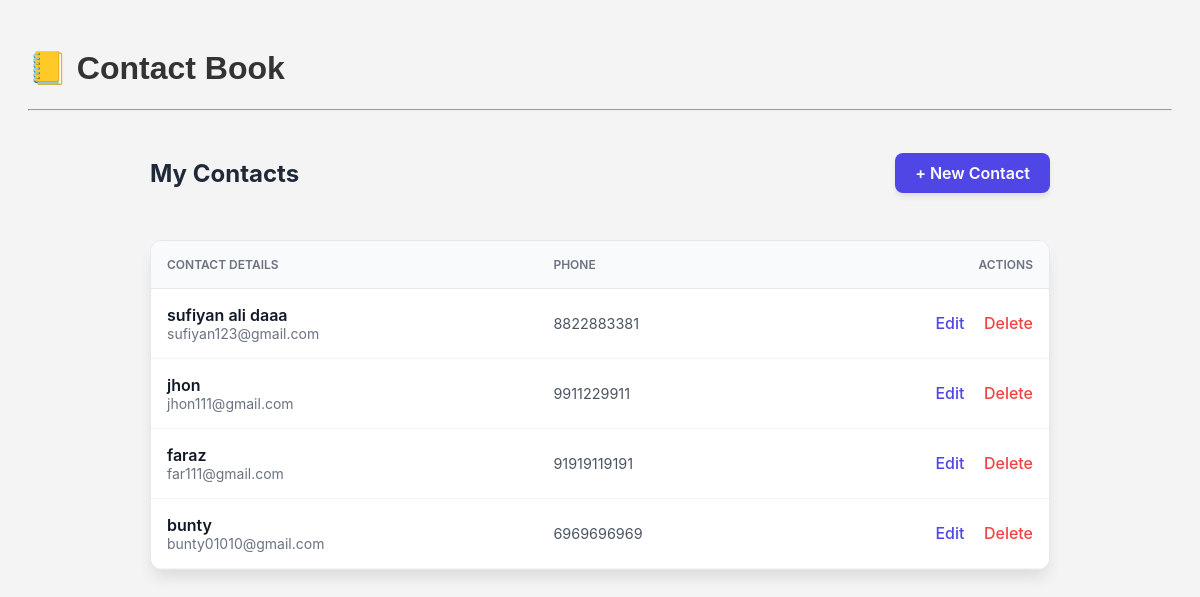
The app's page /, older data.
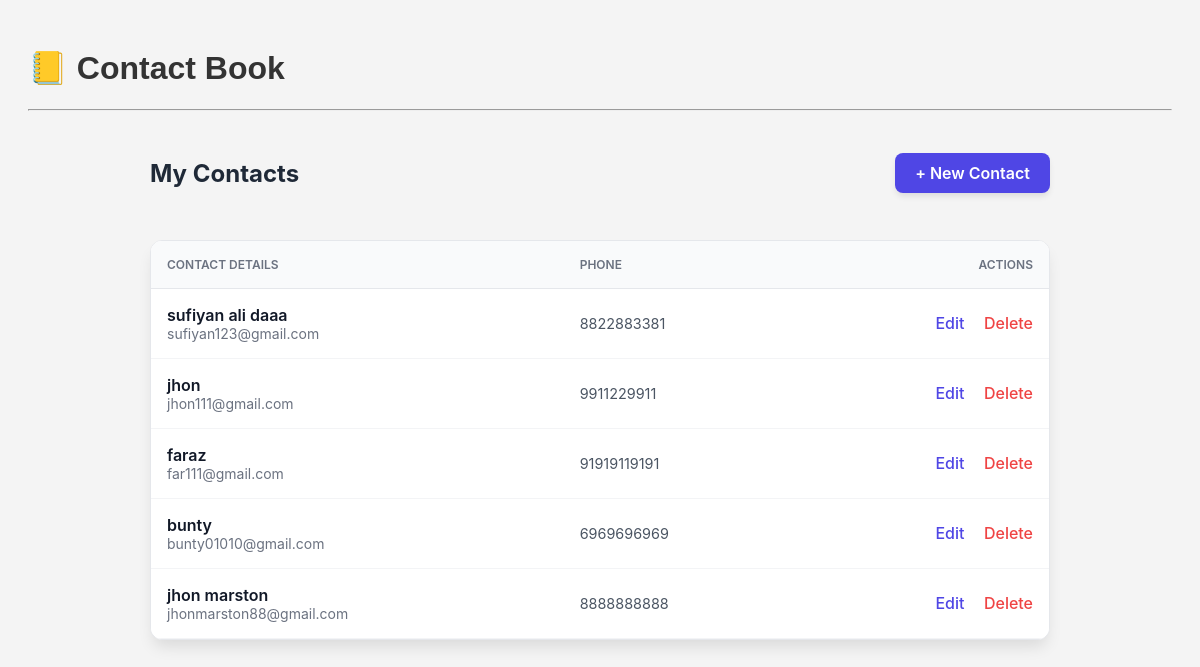
The same page, newer data.
### contacts/models.py (models this page shows, shortened)
class Contact(models.Model):
    name = models.CharField(max_length=100)
    phone = models.CharField(max_length=15)
    email = models.EmailField()

### contacts/views.py (the view)
# urls.py: 2. Add a URL to urlpatterns:  path('', views.home, name='home')
def home(request):
    contacts = Contact.objects.all()
    return render(request, 'contacts/index.html', {'contacts': contacts})

### contacts/templates/contacts/index.html
{% extends 'contacts/base.html' %}
{% block content %}
<div style="font-family: 'Inter', sans-serif; max-width: 900px; margin: auto; padding: 20px;">
    <div style="display: flex; justify-content: space-between; align-items: center; margin-bottom: 2rem;">
        <h2 style="font-size: 1.5rem; font-weight: 700; color: #1f2937;">My Contacts</h2>
        <a href="/add/" style="background-color: #4f46e5; color: white; padding: 10px 20px; border-radius: 8px; text-decoration: none; font-weight: 600; transition: 0.3s; box-shadow: 0 4px 6px -1px rgba(0, 0, 0, 0.1);">
            + New Contact
        </a>
    </div>
    <div style="background: white; border-radius: 12px; box-shadow: 0 10px 15px -3px rgba(0, 0, 0, 0.1); overflow: hidden; border: 1px solid #e5e7eb;">
        <table style="width: 100%; border-collapse: collapse; text-align: left;">
            <thead style="background-color: #f9fafb; border-bottom: 1px solid #e5e7eb;">
                <tr>
                    <th style="padding: 16px; color: #6b7280; font-weight: 600; text-transform: uppercase; font-size: 0.75rem;">Contact Details</th>
                    <th style="padding: 16px; color: #6b7280; font-weight: 600; text-transform: uppercase; font-size: 0.75rem;">Phone</th>
                    <th style="padding: 16px; color: #6b7280; font-weight: 600; text-transform: uppercase; font-size: 0.75rem; text-align: right;">Actions</th>
                </tr>
            </thead>
            <tbody>
                {% for contact in contacts %}
                <tr style="border-bottom: 1px solid #f3f4f6; transition: background 0.2s;" onmouseover="this.style.backgroundColor='#f9fafb'" onmouseout="this.style.backgroundColor='transparent'">
                    <td style="padding: 16px;">
                        <div style="font-weight: 600; color: #111827;">{{ contact.name }}</div>
                        <div style="font-size: 0.875rem; color: #6b7280;">{{ contact.email }}</div>
                    </td>
                    <td style="padding: 16px; color: #4b5563; font-size: 0.9rem;">
                        {{ contact.phone }}
                    </td>
                    <td style="padding: 16px; text-align: right;">
                        <a href="/edit/{{ contact.id }}/" style="color: #4f46e5; text-decoration: none; font-weight: 500; margin-right: 15px;">Edit</a>
                        <a href="/delete/{{ contact.id }}/" style="color: #ef4444; text-decoration: none; font-weight: 500;" onclick="return confirm('Delete contact?')">Delete</a>
                    </td>
                </tr>
                {% empty %}
                <tr>
                    <td colspan="3" style="padding: 40px; text-align: center; color: #9ca3af;">
                        No contacts found. Start by adding one!
                    </td>
                </tr>
                {% endfor %}
            </tbody>
        </table>
    </div>
</div>
{% endblock %}

Row changes from the older to the newer data that the page shows:
added Contact: name "jhon marston", email "jhonmarston88@gmail.com", phone "8888888888"
